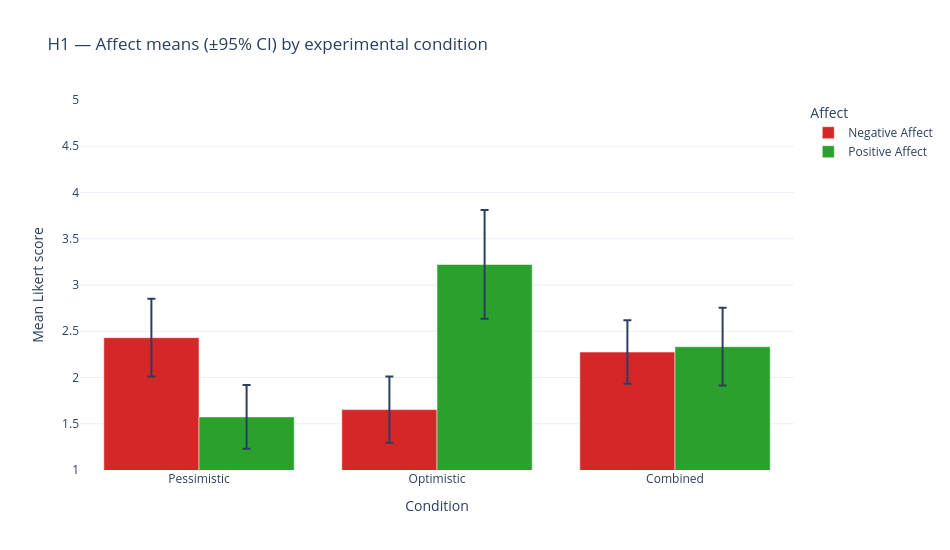

The notebook cell saved with this chart:
### Code cell
# H1 visualization
def mean_ci(s, conf=0.95):
    s = s.dropna()
    if len(s) < 2: return s.mean(), 0
    se = s.std(ddof=1) / np.sqrt(len(s))
    h = se * stats.t.ppf((1 + conf) / 2, len(s) - 1)
    return s.mean(), h

emo_rows = []
for cond in ["Pessimistic", "Optimistic", "Combined"]:
    sub = df[df["Condition"] == cond]
    for dv, label in [("NegAffect", "Negative Affect"), ("PosAffect", "Positive Affect")]:
        m, h = mean_ci(sub[dv])
        emo_rows.append([cond, label, m, h])
emo_df = pd.DataFrame(emo_rows, columns=["Condition", "Affect", "Mean", "CI95"])

fig = px.bar(emo_df, x="Condition", y="Mean", color="Affect", barmode="group",
             error_y="CI95",
             title="H1 — Affect means (±95% CI) by experimental condition",
             color_discrete_sequence=["#d62728", "#2ca02c"])
fig.update_yaxes(range=[1, 5], title="Mean Likert score")
show(fig, "01_h1_affect")

### Figure 1 — Plotly figure (JSON) as saved in the notebook; plotly's stock layout.template omitted (floating-point values rounded to 4 significant figures)
{"data": [{"alignmentgroup": "True", "error_y": {"array": [0.4196, 0.3571, 0.3435]}, "hovertemplate": "Affect=Negative Affect<br>Condition=%{x}<br>Mean=%{y}<extra></extra>", "legendgroup": "Negative Affect", "marker": {"color": "#d62728", "pattern": {"shape": ""}}, "name": "Negative Affect", "offsetgroup": "Negative Affect", "orientation": "v", "showlegend": true, "textposition": "auto", "type": "bar", "x": ["Pessimistic", "Optimistic", "Combined"], "xaxis": "x", "y": [2.431, 1.653, 2.275], "yaxis": "y"}, {"alignmentgroup": "True", "error_y": {"array": [0.3449, 0.5881, 0.4204]}, "hovertemplate": "Affect=Positive Affect<br>Condition=%{x}<br>Mean=%{y}<extra></extra>", "legendgroup": "Positive Affect", "marker": {"color": "#2ca02c", "pattern": {"shape": ""}}, "name": "Positive Affect", "offsetgroup": "Positive Affect", "orientation": "v", "showlegend": true, "textposition": "auto", "type": "bar", "x": ["Pessimistic", "Optimistic", "Combined"], "xaxis": "x", "y": [1.574, 3.222, 2.333], "yaxis": "y"}], "layout": {"barmode": "group", "height": 550, "legend": {"title": {"text": "Affect"}, "tracegroupgap": 0}, "title": {"text": "H1 — Affect means (±95% CI) by experimental condition"}, "width": 950, "xaxis": {"anchor": "y", "domain": [0, 1], "title": {"text": "Condition"}}, "yaxis": {"anchor": "x", "domain": [0, 1], "range": [1, 5], "title": {"text": "Mean Likert score"}}}}
